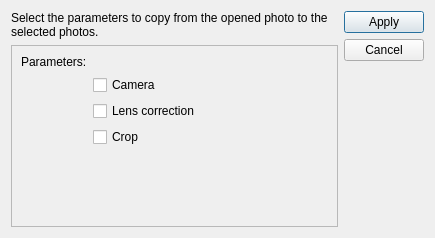
<?xml version="1.0" encoding="UTF-8"?>
<ui version="4.0">
 <class>ApplyParametersDialog</class>
 <widget class="QDialog" name="ApplyParametersDialog">
  <property name="geometry">
   <rect>
    <x>0</x>
    <y>0</y>
    <width>435</width>
    <height>238</height>
   </rect>
  </property>
  <property name="windowTitle">
   <string>Apply</string>
  </property>
  <layout class="QHBoxLayout" name="horizontalLayout">
   <item>
    <layout class="QVBoxLayout" name="verticalLayout">
     <item>
      <widget class="QLabel" name="lblSummary">
       <property name="sizePolicy">
        <sizepolicy hsizetype="Preferred" vsizetype="Fixed">
         <horstretch>0</horstretch>
         <verstretch>0</verstretch>
        </sizepolicy>
       </property>
       <property name="text">
        <string>Select the parameters to copy from the opened photo to the selected photos.</string>
       </property>
       <property name="wordWrap">
        <bool>true</bool>
       </property>
      </widget>
     </item>
     <item>
      <widget class="QScrollArea" name="scrollArea">
       <property name="widgetResizable">
        <bool>true</bool>
       </property>
       <widget class="QWidget" name="scrollAreaWidgetContents">
        <property name="geometry">
         <rect>
          <x>0</x>
          <y>0</y>
          <width>326</width>
          <height>168</height>
         </rect>
        </property>
        <layout class="QFormLayout" name="formLayout">
         <item row="0" column="0">
          <widget class="QLabel" name="lblParameters">
           <property name="text">
            <string>Parameters:</string>
           </property>
          </widget>
         </item>
         <item row="4" column="1">
          <spacer name="verticalSpacer">
           <property name="orientation">
            <enum>Qt::Orientation::Vertical</enum>
           </property>
           <property name="sizeHint" stdset="0">
            <size>
             <width>20</width>
             <height>40</height>
            </size>
           </property>
          </spacer>
         </item>
         <item row="2" column="1">
          <widget class="QCheckBox" name="chkLensCorrection">
           <property name="text">
            <string>Lens correction</string>
           </property>
          </widget>
         </item>
         <item row="3" column="1">
          <widget class="QCheckBox" name="chkCrop">
           <property name="text">
            <string>Crop</string>
           </property>
          </widget>
         </item>
         <item row="1" column="1">
          <widget class="QCheckBox" name="chkCamera">
           <property name="text">
            <string>Camera</string>
           </property>
          </widget>
         </item>
        </layout>
       </widget>
      </widget>
     </item>
    </layout>
   </item>
   <item>
    <layout class="QVBoxLayout" name="layButtons">
     <item>
      <widget class="QPushButton" name="btnApply">
       <property name="text">
        <string>Apply</string>
       </property>
       <property name="default">
        <bool>true</bool>
       </property>
      </widget>
     </item>
     <item>
      <widget class="QPushButton" name="btnCancel">
       <property name="text">
        <string>Cancel</string>
       </property>
      </widget>
     </item>
     <item>
      <spacer name="verticalSpacer_2">
       <property name="orientation">
        <enum>Qt::Orientation::Vertical</enum>
       </property>
       <property name="sizeHint" stdset="0">
        <size>
         <width>20</width>
         <height>40</height>
        </size>
       </property>
      </spacer>
     </item>
    </layout>
   </item>
  </layout>
 </widget>
 <resources/>
 <connections/>
</ui>
